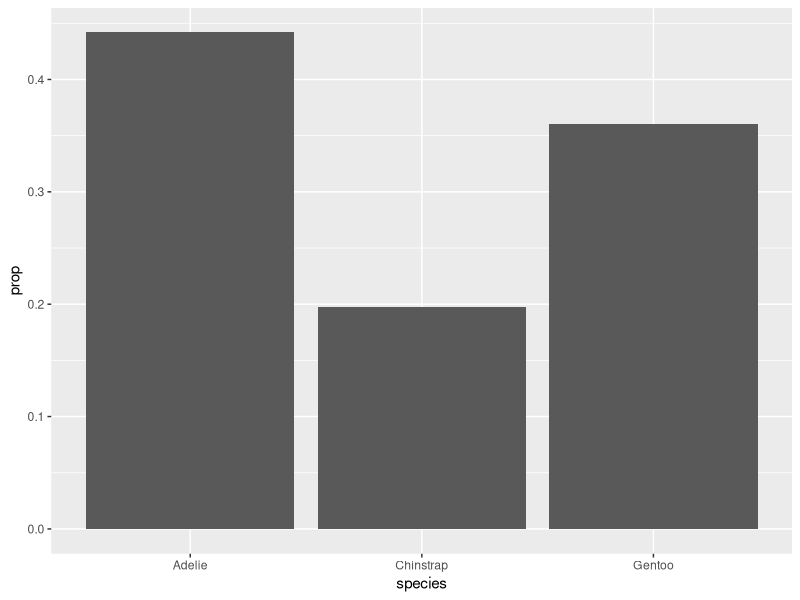

Write R code to recreate this figure.
## ---- chunk 1
#| eval: true
#| echo: true
#| message: false
#| warning: false
# load packages ----
library(tidyverse)
library(palmerpenguins)
## ---- chunk 2
# create some untidy temperature data ----
temp_data_wide <- tribble(
  ~date, ~station1, ~station2,  ~station3,
  "2023-10-01", 30.1, 29.8,  31.2,
  "2023-11-01", 28.6, 29.1,  33.4,
  "2023-12-01", 29.9, 28.5,  32.3
)

# print it out ----
print(temp_data_wide)
## ---- chunk 3
# convert data from wide > long ----
temp_data_long <- temp_data_wide |> 
  pivot_longer(cols = starts_with("station"),
               names_to = "station_id",
               values_to = "temp_c")

# print it out ----
print(temp_data_long)
## ---- chunk 4
#| warning: false
# ~ CODE ALONG HERE ~
## ---- chunk 5
#| warning: false
# ~ CODE ALONG HERE ~
## ---- chunk 6
#| warning: false
# ~ CODE ALONG HERE ~
## ---- chunk 7
#| warning: false
# ~ CODE ALONG HERE ~
## ---- chunk 8
#| warning: false
#| message: false
# create a separate penguins_summary df ----
penguins_summary <- penguins |>
  drop_na() |> 
  group_by(species) |> 
  summarize(
    mean_bill_length_mm = mean(bill_length_mm),
    mean_bill_depth_mm = mean(bill_depth_mm)
  )

# create ggplot with layers from different dfs ----
# ~ CODE ALONG HERE ~
## ---- chunk 9
#| warning: false
#| message: false
# scatterplot with lms fitted to species ---- 
# ~ CODE ALONG HERE ~
## ---- chunk 10
#| warning: false
#| message: false
# scatterplot with lm fitted to entire data set ---- 
# ~ CODE ALONG HERE ~
## ---- chunk 11
#| warning: false
# filter for Gentoo penguins, then pipe into ggplot ----
# ~ CODE ALONG HERE ~
## ---- chunk 12
#| warning: false
# ~ CODE ALONG HERE ~
## ---- chunk 13
#| warning: false

# new summarized df ----
penguin_summary <- penguins |> 
  count(species) 

# generate bar heights based on "identity" of values in `n` column ----
# ~ CODE ALONG HERE ~
## ---- chunk 14
#| warning: false
ggplot(penguins, aes(x = species, y = after_stat(prop), group = 1)) +
  geom_bar()
## ---- chunk 15
#| warning: false
# ~ CODE ALONG HERE ~
## ---- chunk 16
#| warning: false
# ~ CODE ALONG HERE ~
## ---- chunk 17
#| warning: false
# ~ CODE ALONG HERE ~
## ---- chunk 18
#| warning: false
# ~ CODE ALONG HERE ~
## ---- chunk 19
#| warning: false
# ~ CODE ALONG HERE ~
## ---- chunk 20
#| warning: false
# ~ CODE ALONG HERE ~
## ---- chunk 21
#| warning: false
# ~ CODE ALONG HERE ~
## ---- chunk 22
#| warning: false
# ~ CODE ALONG HERE ~
## ---- chunk 23
#| warning: false
# ~ CODE ALONG HERE ~
## ---- chunk 24
#| warning: false
#| message: false
# ~ CODE ALONG HERE ~
